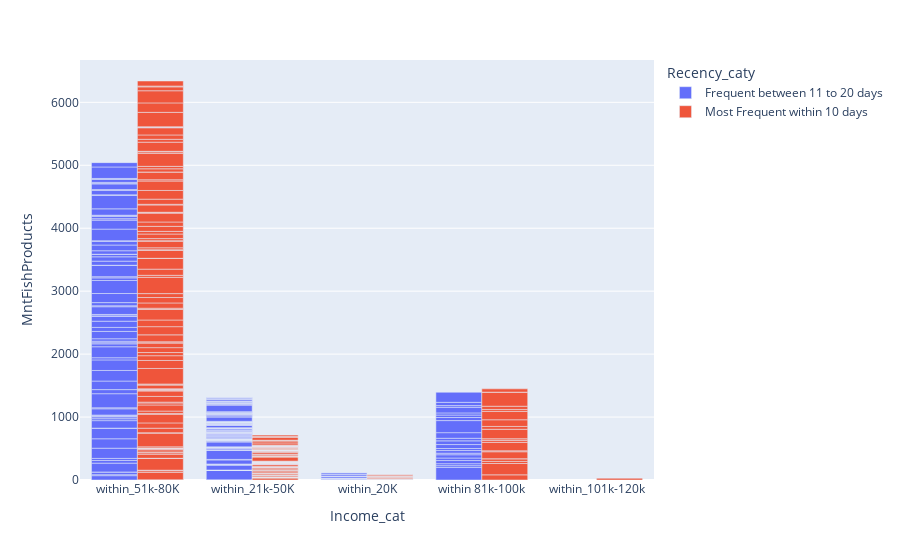

Notebook cell for this chart:
### Code cell
px.bar(recent_items,x = recent_items["Income_cat"],y = recent_items['MntFishProducts'],color=recent_items['Recency_caty'],barmode='group')

### Figure 1 — Plotly figure (JSON) as saved in the notebook; plotly's stock layout.template omitted (floating-point values rounded to 4 significant figures; data arrays with more than 128 entries replaced by an {"elided": "..."} marker saying what was removed)
{"data": [{"alignmentgroup": "True", "hovertemplate": "Recency_caty=Frequent between 11 to 20 days<br>Income_cat=%{x}<br>MntFishProducts=%{y}<extra></extra>", "legendgroup": "Frequent between 11 to 20 days", "marker": {"color": "#636efa", "pattern": {"shape": ""}}, "name": "Frequent between 11 to 20 days", "offsetgroup": "Frequent between 11 to 20 days", "orientation": "v", "showlegend": true, "textposition": "auto", "type": "bar", "x": {"elided": "214 str values"}, "xaxis": "x", "y": {"elided": "214 int values"}, "yaxis": "y"}, {"alignmentgroup": "True", "hovertemplate": "Recency_caty=Most Frequent within 10 days<br>Income_cat=%{x}<br>MntFishProducts=%{y}<extra></extra>", "legendgroup": "Most Frequent within 10 days", "marker": {"color": "#EF553B", "pattern": {"shape": ""}}, "name": "Most Frequent within 10 days", "offsetgroup": "Most Frequent within 10 days", "orientation": "v", "showlegend": true, "textposition": "auto", "type": "bar", "x": {"elided": "230 str values"}, "xaxis": "x", "y": {"elided": "230 int values"}, "yaxis": "y"}], "layout": {"barmode": "group", "legend": {"title": {"text": "Recency_caty"}, "tracegroupgap": 0}, "margin": {"t": 60}, "xaxis": {"anchor": "y", "domain": [0, 1], "title": {"text": "Income_cat"}}, "yaxis": {"anchor": "x", "domain": [0, 1], "title": {"text": "MntFishProducts"}}}}
